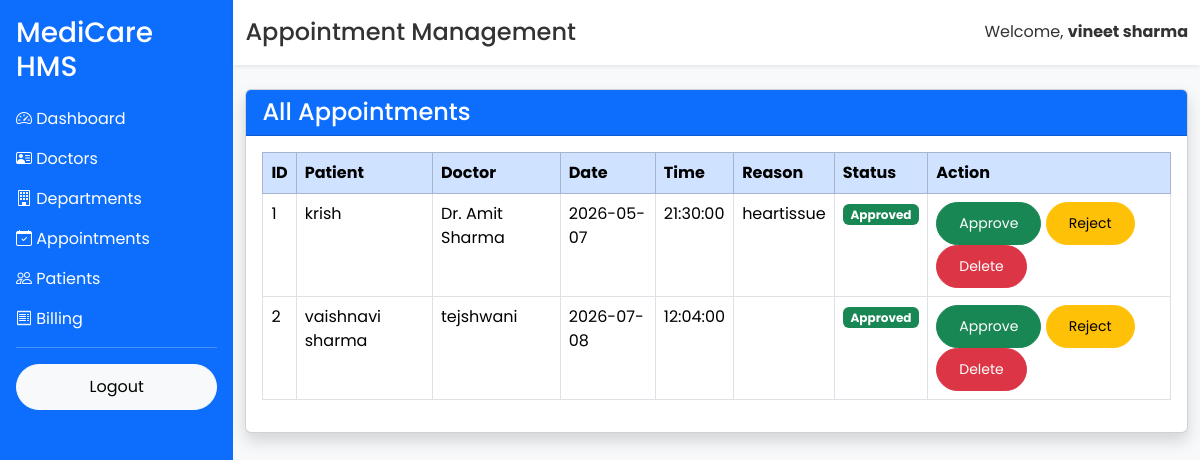
The app's page /admin/appointments (signed in) with its own data.
### app/models/user.py (models this page shows, shortened)
class User(UserMixin, db.Model):
    __tablename__ = "users"
    id = db.Column(db.Integer, primary_key=True)
    full_name = db.Column(db.String(100), nullable=False)
    email = db.Column(db.String(120), unique=True, nullable=False)
    phone = db.Column(db.String(15), unique=True, nullable=True)
    password = db.Column(db.String(255), nullable=False)
    role = db.Column(db.String(20), default="patient")
    is_active = db.Column(db.Boolean, default=True)
    created_at = db.Column(db.DateTime, server_default=db.func.now())

### app/models/appointment.py (models this page shows)
class Appointment(db.Model):
    __tablename__ = "appointments"
    id = db.Column(db.Integer, primary_key=True)
    patient_id = db.Column(
        db.Integer,
        db.ForeignKey("users.id"),
        nullable=False
    )
    doctor_id = db.Column(
        db.Integer,
        db.ForeignKey("doctors.id"),
        nullable=False
    )
    appointment_date = db.Column(
        db.Date,
        nullable=False
    )
    appointment_time = db.Column(
        db.Time,
        nullable=False
    )
    reason = db.Column(db.Text)
    status = db.Column(
        db.String(20),
        default="Pending"
    )
    created_at = db.Column(
        db.DateTime,
        server_default=db.func.now()
    )
    patient = db.relationship(
        "User",
        foreign_keys=[patient_id]
    )
    doctor = db.relationship(
        "Doctor",
        foreign_keys=[doctor_id]
    )

### app/models/doctor.py (models this page shows, shortened)
class Doctor(db.Model):
    __tablename__ = "doctors"
    id = db.Column(db.Integer, primary_key=True)
    full_name = db.Column(db.String(100), nullable=False)
    specialization = db.Column(db.String(100), nullable=False)
    email = db.Column(db.String(120), unique=True)
    phone = db.Column(db.String(15))
    qualification = db.Column(db.String(100))
    experience = db.Column(db.Integer)
    consultation_fee = db.Column(db.Float)
    created_at = db.Column(
        db.DateTime,
        server_default=db.func.now()
    )

### app/routes/admin.py (the view)
@admin.route("/admin/appointments")
@login_required
def appointment_list():
    appointments = Appointment.query.all()
    return render_template(
        "admin/appointments.html",
        appointments=appointments
    )

### app/templates/admin/appointments.html (shortened to what this page needs)
{% extends "layout/dashboard_base.html" %}
{% block page_title %}
Appointment Management
{% endblock %}
{% block content %}
<div class="card shadow">
    <div class="card-header bg-primary text-white">
        <h4 class="mb-0">
            All Appointments
        </h4>
    </div>
    <div class="card-body">
        <table class="table table-bordered table-hover">
            <thead class="table-primary">
                <tr>
                    <th>ID</th>
                    <th>Patient</th>
                    <th>Doctor</th>
                    <th>Date</th>
                    <th>Time</th>
                    <th>Reason</th>
                    <th>Status</th>
                    <th>Action</th>
                </tr>
            </thead>
            <tbody>
            {% for appointment in appointments %}
                <tr>
                    <td>{{ appointment.id }}</td>
                    <td>{{ appointment.patient.full_name }}</td>
                    <td>{{ appointment.doctor.full_name }}</td>
                    <td>{{ appointment.appointment_date }}</td>
                    <td>{{ appointment.appointment_time }}</td>
                    <td>{{ appointment.reason }}</td>
                    <td>
                        {% if appointment.status == "Pending" %}
                            <span class="badge bg-warning text-dark">
                                Pending
                            </span>
                        {% elif appointment.status == "Approved" %}
                            <span class="badge bg-success">
                                Approved
                            </span>
                        {% else %}
                            <span class="badge bg-danger">
                                Rejected
                            </span>
                        {% endif %}
                    </td>
                    <td>
                        <a href="/admin/appointments/approve/{{ appointment.id }}"
                           class="btn btn-success btn-sm">
                            Approve
                        </a>
                        <a href="/admin/appointments/reject/{{ appointment.id }}"
                           class="btn btn-warning btn-sm">
                            Reject
                        </a>
                        <a href="/admin/appointments/delete/{{ appointment.id }}"
                           class="btn btn-danger btn-sm"
                           onclick="return confirm('Delete this appointment?')">
                            Delete
                        </a>
                    </td>
                </tr>
            {% else %}
                <tr>
                    <td colspan="8" class="text-center">
                        No Appointments Found
                    </td>
                </tr>
            {% endfor %}
            </tbody>
        </table>
    </div>
</div>
{% endblock %}

### app/templates/layout/dashboard_base.html (shortened to what this page needs)
<!DOCTYPE html>
<html lang="en">
<head>
<link href="https://cdn.jsdelivr.net/npm/bootstrap@5.3.3/dist/css/bootstrap.min.css" rel="stylesheet">
<link href="https://cdn.jsdelivr.net/npm/bootstrap-icons@1.11.3/font/bootstrap-icons.min.css" rel="stylesheet">
<link rel="stylesheet"
href="{{ url_for('static', filename='css/style.css') }}">
</head>
<body class="bg-light">
<div class="d-flex">
    <div class="bg-primary text-white p-3 vh-100" style="width:260px;">
        <h3 class="mb-4">
            MediCare HMS
        </h3>
        <a href="/admin/dashboard" class="d-block text-white text-decoration-none mb-3">
    <i class="bi bi-speedometer2"></i> Dashboard
</a>
<a href="/admin/doctors" class="d-block text-white text-decoration-none mb-3">
    <i class="bi bi-person-vcard"></i> Doctors
</a>
<a href="/admin/departments" class="d-block text-white text-decoration-none mb-3">
    <i class="bi bi-building"></i> Departments
</a>
<a href="/admin/appointments" class="d-block text-white text-decoration-none mb-3">
    <i class="bi bi-calendar-check"></i> Appointments
</a>
<a href="/admin/patients" class="d-block text-white text-decoration-none mb-3">
    <i class="bi bi-people"></i> Patients
</a>
<a href="/admin/billing" class="d-block text-white text-decoration-none mb-3">
    <i class="bi bi-receipt"></i> Billing
</a>
        <hr>
        <a href="/logout" class="btn btn-light w-100">
            Logout
        </a>
    </div>
    <div class="flex-grow-1">
        <nav class="navbar navbar-light bg-white shadow-sm">
            <div class="container-fluid">
                <h4 class="mb-0">
                    {% block page_title %}{% endblock %}
                </h4>
                <span>
                    Welcome,
                    <strong>{{ current_user.full_name }}</strong>
                </span>
            </div>
        </nav>
        <div class="container-fluid mt-4">
            {% block content %}
            {% endblock %}
        </div>
    </div>
</div>
</body>
</html>

### app/static/css/style.css (style rules this page uses)
* { margin:0; padding:0; box-sizing:border-box; font-family:'Poppins',sans-serif; }
body { background:#f5f8fc; color:#333; }
.navbar { transition:.4s; padding:18px 0; }
.btn { border-radius:50px; padding:10px 22px; }

### records on screen
User: full_name "vineet sharma"
Appointment: id "1", patient.full_name "krish", doctor.full_name "Dr. Amit Sharma", appointment_date "2026-05-07", appointment_time "21:30:00", reason "heartissue", status "Approved"
Appointment: id "2", patient.full_name "vaishnavi sharma", doctor.full_name "tejshwani", appointment_date "2026-07-08", appointment_time "12:04:00", status "Approved"
